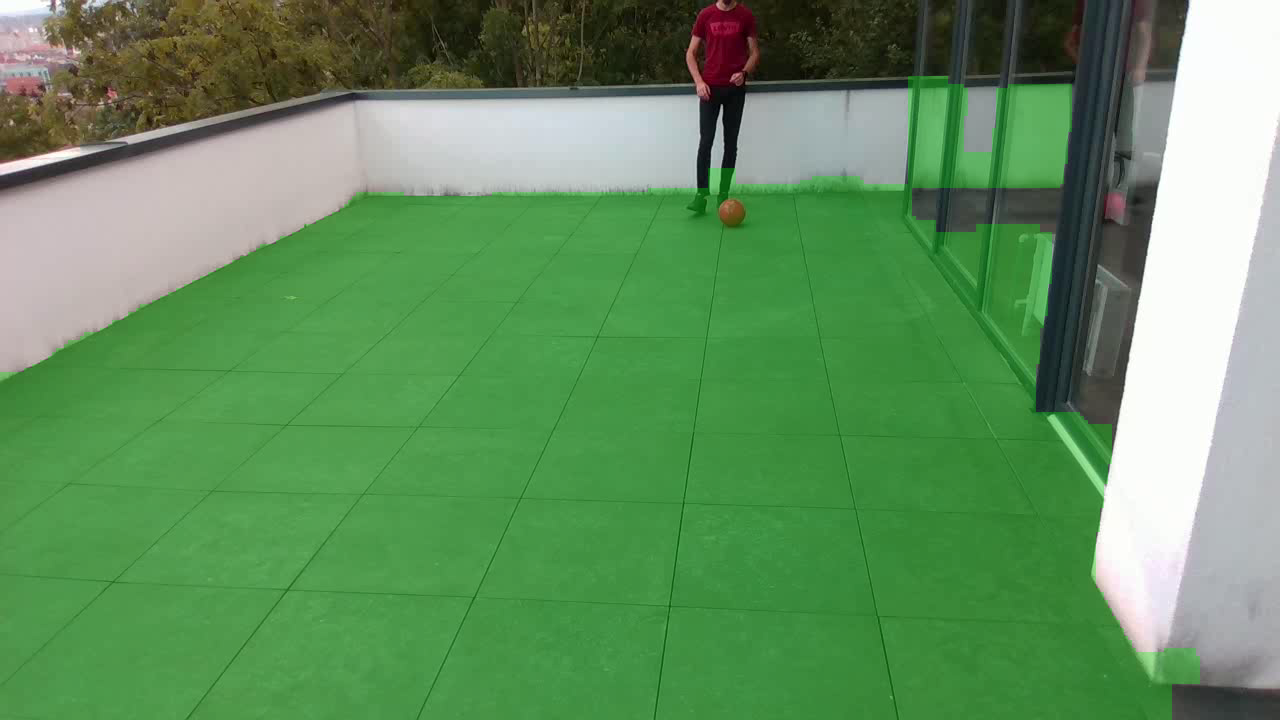
#> input picture complete_application/floor_overlay.png, 1280 x 720 px, given in place of rgb.avi, which was not available
$ python floor_map_from_rgb.py
#> lines starting #> are read from the running program, lines starting #| are printed output that depends on the picture; after the words box and inside, x2 and y2 are one past the last pixel; in counts of white or black regions, pixels touching at a corner belong together; pictures that were not available may be replaced by others from this repository, and a replacement may not be noted
import cv2
import numpy as np
from sklearn.cluster import KMeans


# ==========================
# CONFIG
# ==========================
VIDEO_PATH = "rgb.avi"          # pune aici calea spre filmarea ta
OUTPUT_FIRST_FRAME = "frame0.png"
OUTPUT_FLOOR_MASK = "floor_mask.png"
OUTPUT_FLOOR_OVERLAY = "floor_overlay.png"
OUTPUT_FLOOR_TOPVIEW = "floor_topview.png"  # hartă 2D automată din floor_mask
OUTPUT_FLOOR_TOPVIEW_RGB = "floor_topview_rgb.png"  # opțional, pentru debug color


# ==========================
# 1. Citește primul frame din video
# ==========================
def read_first_frame(video_path):
#> called with video_path = 'rgb.avi'
    cap = cv2.VideoCapture(video_path)
    if not cap.isOpened():
        raise RuntimeError(f"Nu pot deschide video: {video_path}")

    ok, frame = cap.read()
#> frame is the input picture: shape (720, 1280, 3); mean B, G, R 94.3, 144.4, 97.9
    cap.release()

    if not ok or frame is None:
        raise RuntimeError("Nu am reușit să citesc primul frame din video.")

    return frame


# ==========================
# 2. Segmentează automat podeaua folosind K-Means
#    Ideea: imaginea e împărțită în clustere de culoare;
#    alegem clusterul care:
#       - are cea mai mare parte din pixeli în jumătatea de jos
#       - este suficient de extins
#       - nu este foarte luminos (ca pereții albi / cerul)
# ==========================
def segment_floor_kmeans(bgr_img, k=4):
#> called with k = 4
    h, w = bgr_img.shape[:2]

    # micșorăm imaginea pentru K-Means (accelerează)
    scale = 0.25  # 25% din rezoluție
    small = cv2.resize(bgr_img, (int(w * scale), int(h * scale)))
    sh, sw = small.shape[:2]

    # date pentru KMeans: Nx3 (BGR)
    data = small.reshape(-1, 3).astype(np.float32)

    # rulăm K-Means
    kmeans = KMeans(n_clusters=k, n_init=5, random_state=0)
    kmeans.fit(data)
    labels = kmeans.labels_.reshape(sh, sw)

    # convertim în LAB pentru a avea luminozitatea (L)
    lab_small = cv2.cvtColor(small, cv2.COLOR_BGR2LAB)
#> lab_small: shape (180, 320, 3); mean of channels 0, 1, 2 141.7, 103.3, 150.3
    L = lab_small[:, :, 0]
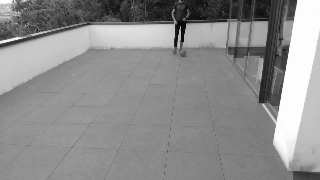
#> L: shape (180, 320); min 5, max 255, mean 141.7

    # alegem clusterul "cel mai probabil podea"
    best_score = -1.0
    best_idx = 0

    for i in range(k):
        ys, xs = np.where(labels == i)
        if ys.size == 0:
            continue

        frac_bottom = ys.mean() / sh           # 0 sus, 1 jos
        area_frac = ys.size / float(sh * sw)   # procent din imagine
        mean_L = L[ys, xs].mean() / 255.0      # 0..1, 1 = foarte luminos

        # scor euristic: preferim cluster
        #   - mai jos în imagine
        #   - mare ca arie
        #   - nu foarte luminos (penalizăm luminozitatea)
        score = frac_bottom + 0.5 * area_frac - 0.3 * mean_L

        if score > best_score:
            best_score = score
            best_idx = i
#> this loop made 4 passes
#> (mean_L, score, best_score) on pass 1: (0.543, 0.777, 0.777)
#> after the loop, best_idx = 0; best_score = 0.777

    # mască în versiunea mică
    floor_mask_small = (labels == best_idx).astype(np.uint8) * 255
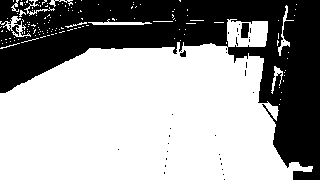
#> floor_mask_small: shape (180, 320); 62% white; 34 black regions (31 under 20 px), largest, box (x1, y1, x2, y2) and area: (0, 0, 320, 180) 21671, (241, 23, 249, 38) 108, (180, 50, 186, 57) 29

    # extrapolăm masca la rezoluția originală
    floor_mask = cv2.resize(
        floor_mask_small, (w, h), interpolation=cv2.INTER_NEAREST
    )
#> floor_mask: shape (720, 1280); 62% white; 34 black regions (16 under 20 px), largest, box (x1, y1, x2, y2) and area: (0, 0, 1280, 720) 346736, (964, 92, 996, 152) 1728, (720, 200, 744, 228) 464

    # operații morfologice pentru a curăța masca
    kernel = np.ones((25, 25), np.uint8)
    floor_mask = cv2.morphologyEx(floor_mask, cv2.MORPH_CLOSE, kernel)
#> floor_mask: shape (720, 1280); 65.3% white; 7 black regions, largest, box (x1, y1, x2, y2) and area: (0, 0, 1280, 720) 306752, (0, 0, 52, 84) 3872, (912, 188, 992, 232) 3088
    floor_mask = cv2.morphologyEx(floor_mask, cv2.MORPH_OPEN, kernel)
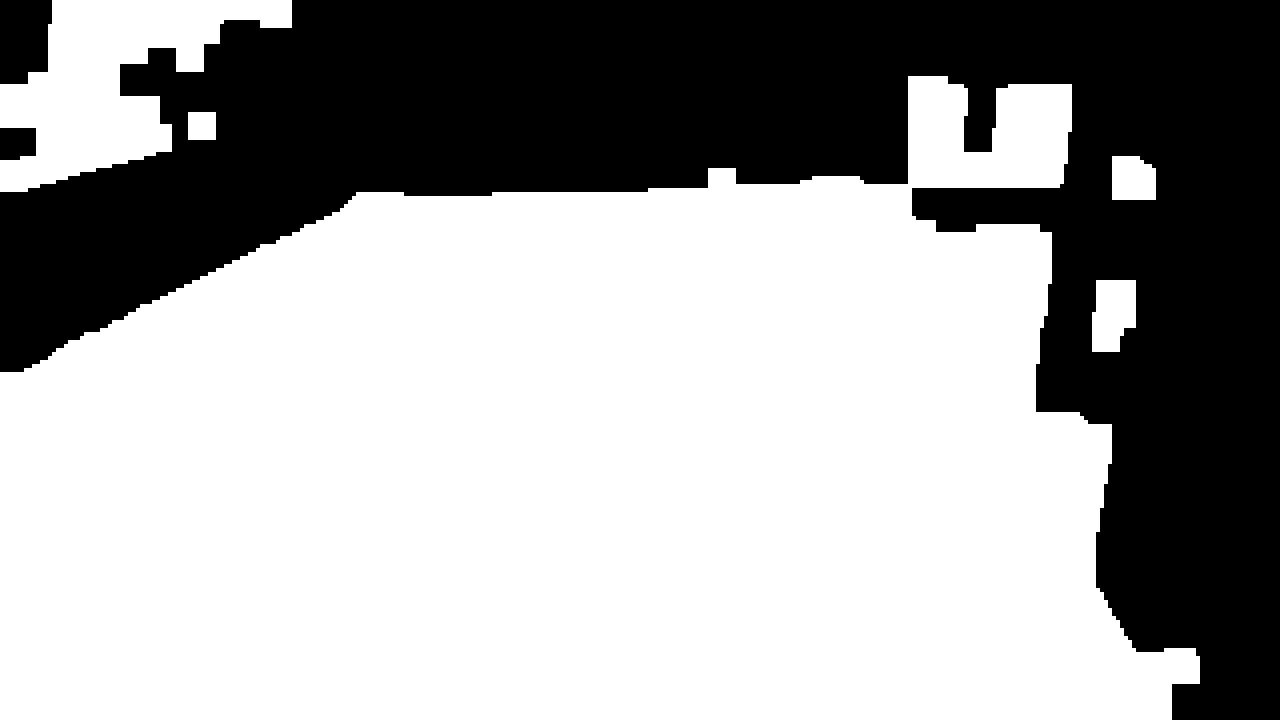
#> floor_mask: shape (720, 1280); 63.6% white; 3 black regions

    # păstrăm doar cel mai mare obiect (componenta cea mai mare)
    contours, _ = cv2.findContours(
        floor_mask, cv2.RETR_EXTERNAL, cv2.CHAIN_APPROX_SIMPLE
    )
#> contours = 5 contours; box (x1, y1, x2, y2) and area: (0, 76, 1200, 720) 551998, (0, 0, 292, 192) 26450, (1092, 280, 1136, 352) 2574, (1112, 156, 1156, 200) 1722, (188, 112, 216, 140) 729
    if not contours:
        raise RuntimeError("Nu am putut găsi niciun contur pentru podea.")

    largest = max(contours, key=cv2.contourArea)
#> largest = contour of 295 points, box (x1, y1, x2, y2) (0, 76, 1200, 720), area 551998
    mask_clean = np.zeros_like(floor_mask)
    cv2.drawContours(mask_clean, [largest], -1, 255, thickness=-1)
#> mask_clean: shape (720, 1280); 60.1% white; 1 black region, box (x1, y1, x2, y2) and area: (0, 0, 1280, 720) 367504

    return mask_clean


# ==========================
# 3. Creează overlay pentru debug (podea colorată în verde)
# ==========================
def create_overlay(frame, floor_mask):
    overlay = frame.copy()
    green = np.zeros_like(frame)
    green[:, :, 1] = 255  # canal G

    # combinăm: 30% verde + 70% imagine originală pe zonele de podea
    alpha = 0.3
    mask_3ch = cv2.merge([floor_mask, floor_mask, floor_mask]) / 255.0
#> mask_3ch: shape (720, 1280, 3) float64; values 0 (black) and 1 (white), 60.1% white; 1 black region
    overlay = (frame * (1 - alpha * mask_3ch) + green * (alpha * mask_3ch)).astype(
        np.uint8
    )
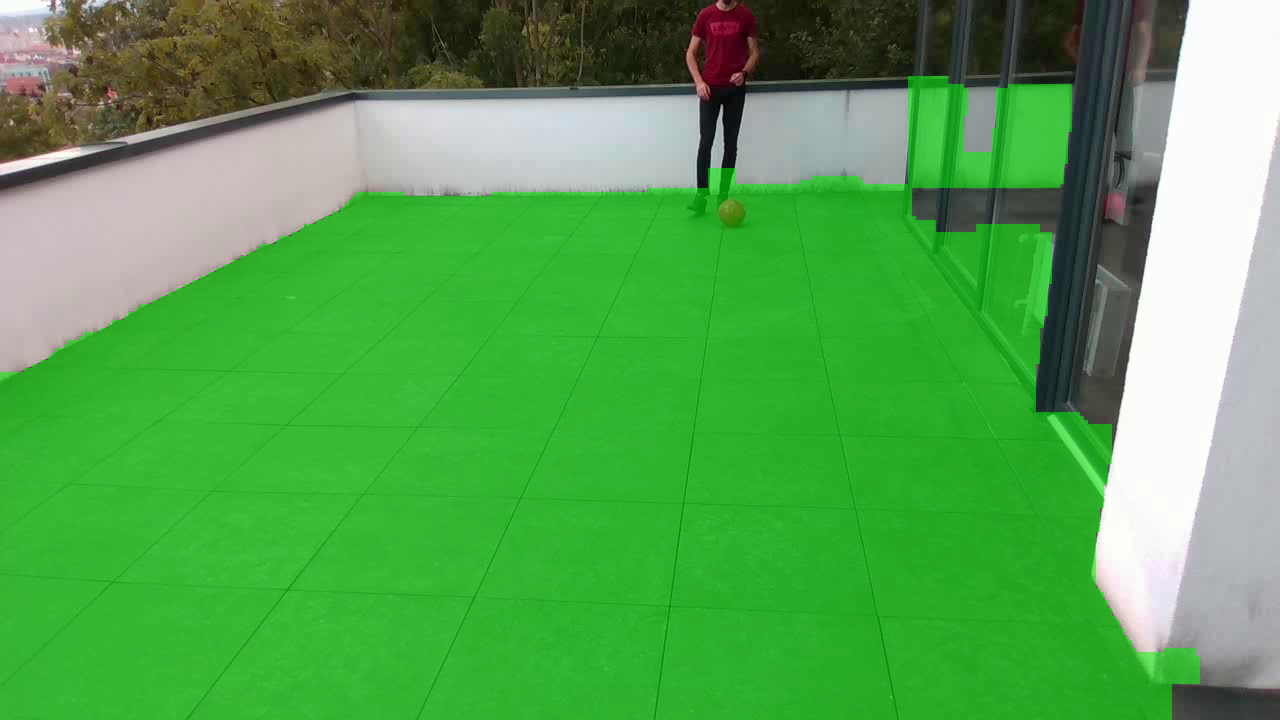
#> overlay: shape (720, 1280, 3); mean B, G, R 81.7, 163.6, 85.2
    return overlay


# ==========================
# Helper: ordonare puncte (TL, TR, BR, BL)
# ==========================
def order_points(pts):
    """
    Ordonează 4 puncte în ordinea:
    [stânga-sus, dreapta-sus, dreapta-jos, stânga-jos]
    """
    rect = np.zeros((4, 2), dtype="float32")

    # suma coordonatelor: TL are suma minimă, BR maximă
    s = pts.sum(axis=1)
    rect[0] = pts[np.argmin(s)]   # TL
    rect[2] = pts[np.argmax(s)]   # BR

    # diferența coordonatelor: TR are diferența minimă, BL maximă
    diff = np.diff(pts, axis=1)
    rect[1] = pts[np.argmin(diff)]  # TR
    rect[3] = pts[np.argmax(diff)]  # BL

    return rect


# ==========================
# 4. Proiecție top-view automată din floor_mask
#    Folosește dreptunghiul minim (minAreaRect) al podelei
# ==========================
def compute_topview(frame, floor_mask, top_w=800, top_h=600):
    """
    Generează automat o proiecție top-view (bird-eye) din floor_mask,
    fără să fie nevoie de puncte puse manual.

    Pași:
      - găsește cel mai mare contur (podeaua)
      - calculează dreptunghiul minim care îl conține (minAreaRect)
      - folosește cele 4 colțuri ca puncte sursă pentru homografie
    """
#> called with top_w = 800, top_h = 600
    h, w = floor_mask.shape[:2]

    # găsim conturul principal (ar trebui să fie podeaua)
    contours, _ = cv2.findContours(
        floor_mask, cv2.RETR_EXTERNAL, cv2.CHAIN_APPROX_SIMPLE
    )
#> contours = 1 contour; box (x1, y1, x2, y2) and area: (0, 76, 1200, 720) 551998
    if not contours:
        raise RuntimeError("Nu există contururi în floor_mask pentru top-view.")

    largest = max(contours, key=cv2.contourArea)

    # dreptunghi minim care cuprinde conturul (poate fi rotit)
    rect = cv2.minAreaRect(largest)  # ((cx, cy), (w_rect, h_rect), angle)
#> rect = ((599.5, 397.5), (643, 1199), -90)
    box = cv2.boxPoints(rect)        # 4 colțuri
#> box = [[1199, 719], [-1.97e-14, 719], [0, 76], [1199, 76]]
    box = np.array(box, dtype="float32")

    # ordonăm colțurile: [TL, TR, BR, BL]
    src = order_points(box)
#> in order_points, `s = pts.sum(axis=1)`: s = [1918, 719, 76, 1275]
#> in order_points, `diff = np.diff(pts, axis=1)`: diff = [-480, 719, 76, -1123]
#> src = [[0, 76], [1199, 76], [1199, 719], [-1.97e-14, 719]]

    # destinația: dreptunghi regulat în coordonate top-view
    dst = np.float32([
        [0, 0],
        [top_w - 1, 0],
        [top_w - 1, top_h - 1],
        [0, top_h - 1],
    ])

    # matrice de homografie imagine -> top-view
    H = cv2.getPerspectiveTransform(src, dst)
#> H = [[0.666, 2.04e-17, -1.55e-15], [1.19e-17, 0.932, -70.8], [6.93e-20, 2.55e-20, 1]]

    # proiectăm masca în bird-eye
    topview_mask = cv2.warpPerspective(
        floor_mask, H, (top_w, top_h), flags=cv2.INTER_NEAREST
    )
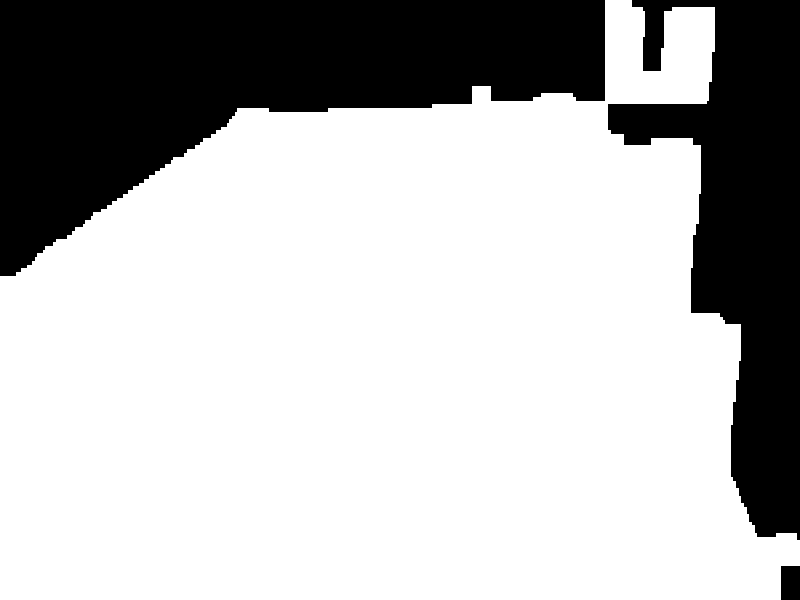
#> topview_mask: shape (600, 800); 71.7% white; 3 black regions, box (x1, y1, x2, y2) and area: (0, 0, 605, 276) 85488, (608, 0, 800, 540) 49706, (781, 566, 800, 600) 646

    # dacă vrei și un top-view color al podelei pentru debug:
    floor_rgb = cv2.bitwise_and(frame, frame, mask=floor_mask)
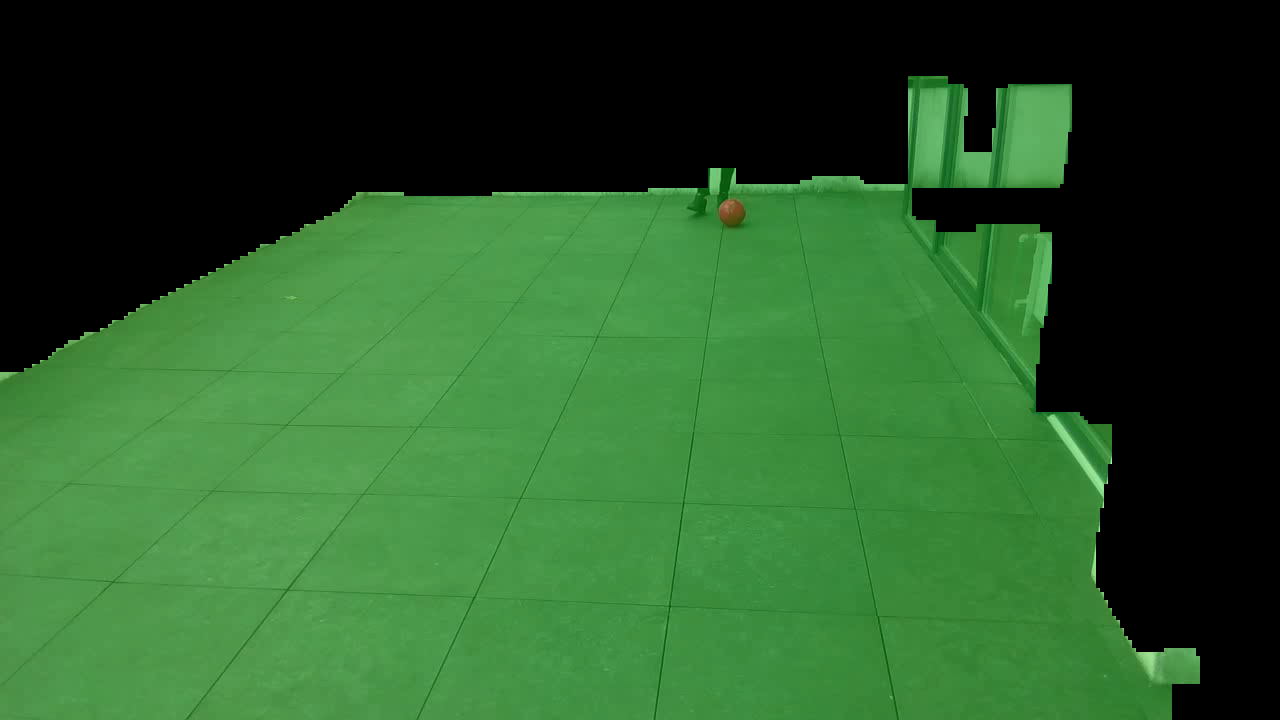
#> floor_rgb: shape (720, 1280, 3); mean B, G, R 40.9, 88.4, 41.4
    topview_rgb = cv2.warpPerspective(
        floor_rgb, H, (top_w, top_h), flags=cv2.INTER_LINEAR
    )
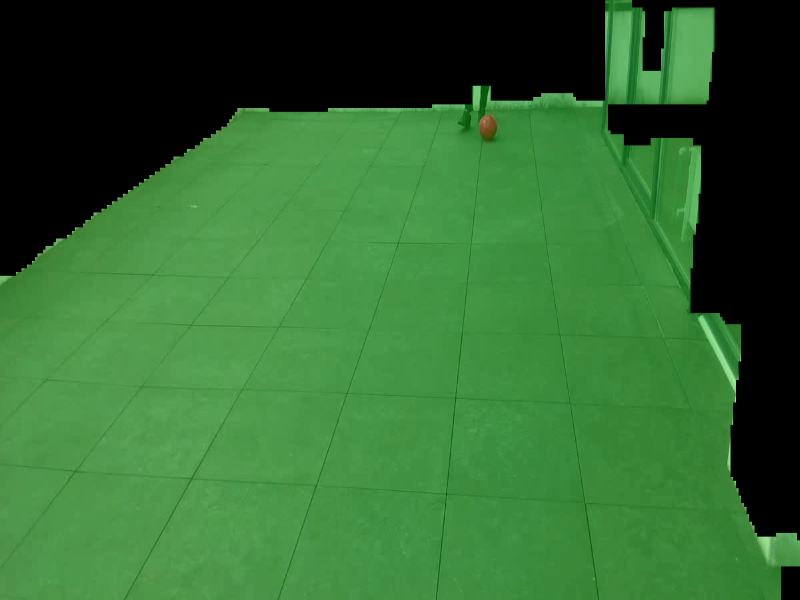
#> topview_rgb: shape (600, 800, 3); mean B, G, R 48.8, 105.4, 49.3

    return topview_mask, topview_rgb, H, src, dst


# ==========================
# MAIN
# ==========================
def main():
    # 1) primul frame
    frame = read_first_frame(VIDEO_PATH)
    cv2.imwrite(OUTPUT_FIRST_FRAME, frame)
    print(f"[OK] Primul frame salvat ca {OUTPUT_FIRST_FRAME}")

    # 2) segmentarea automată a podelei
    floor_mask = segment_floor_kmeans(frame)
    cv2.imwrite(OUTPUT_FLOOR_MASK, floor_mask)
    print(f"[OK] Mască podea salvată ca {OUTPUT_FLOOR_MASK}")

    # 3) overlay pentru verificare vizuală
    overlay = create_overlay(frame, floor_mask)
    cv2.imwrite(OUTPUT_FLOOR_OVERLAY, overlay)
    print(f"[OK] Overlay salvat ca {OUTPUT_FLOOR_OVERLAY}")

    # 4) hartă 2D top-view generată automat din mască folosind homografie
    try:
        topview_mask, topview_rgb, H, src, dst = compute_topview(frame, floor_mask)
#> dst = [[0, 0], [799, 0], [799, 599], [0, 599]]
        cv2.imwrite(OUTPUT_FLOOR_TOPVIEW, topview_mask)
        print(f"[OK] Hartă 2D top-view salvată ca {OUTPUT_FLOOR_TOPVIEW}")

        # opțional: salvează și varianta RGB pentru debug
        cv2.imwrite(OUTPUT_FLOOR_TOPVIEW_RGB, topview_rgb)
        print(f"[OK] Top-view RGB salvat ca {OUTPUT_FLOOR_TOPVIEW_RGB}")

        # opțional: afișează punctele sursă/dest pentru debug
        # print("Puncte sursă (imagine):", src)
        # print("Puncte destinație (top-view):", dst)

    except Exception as e:
        print(
            "[WARN] Nu am putut genera top-view automat din mască."
        )
        print("Detalii:", e)


if __name__ == "__main__":
    main()

$ run again, on complete_application/floor_topview_rgb.png
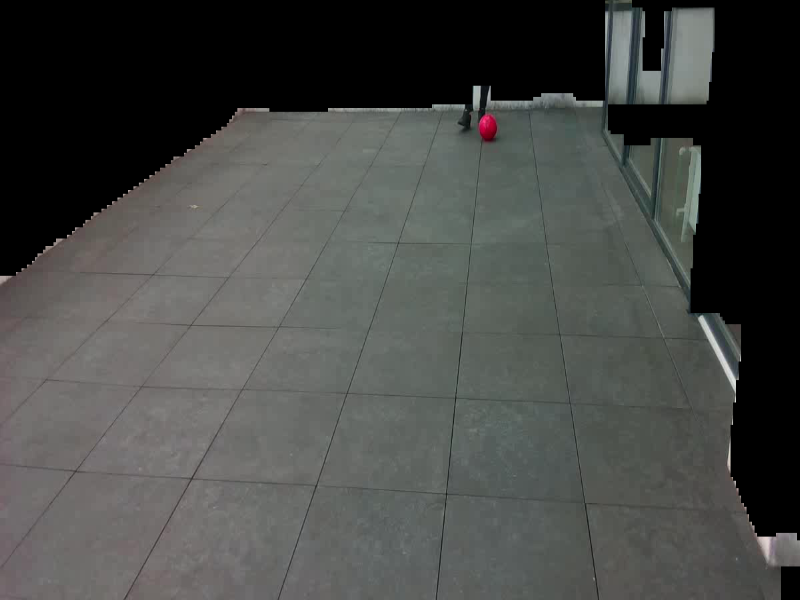
#> input picture complete_application/floor_topview_rgb.png, 800 x 600 px, given in place of rgb.avi, which was not available
#> in read_first_frame, frame is the input picture: shape (600, 800, 3); mean B, G, R 70.2, 72.7, 70.9
#> lab_small: shape (150, 200, 3); mean of channels 0, 1, 2 78, 126.8, 129.2
#> the loop in segment_floor_kmeans, `for i in range(k):` made 4 passes
#> (mean_L, score, best_score) on pass 1: (0.352, 0.622, 0.622)
#> after the loop in segment_floor_kmeans, `for i in range(k):`: best_idx = 0; best_score = 0.622
#> in segment_floor_kmeans, `floor_mask_small = (labels == best_idx).astype(np.uint8) * 255`:
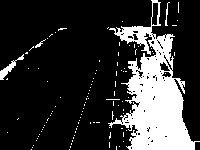
#> floor_mask_small: shape (150, 200); 20.4% white; 107 white regions (103 under 20 px), largest, box (x1, y1, x2, y2) and area: (108, 0, 200, 150) 5661, (0, 54, 24, 80) 148, (165, 2, 170, 26) 38, (35, 39, 46, 48) 26
#> in segment_floor_kmeans, `contours, _ = cv2.findContours( floor_mask, cv2.RETR_EXTERNAL, cv2.CHA..`: contours = 3 contours; box (x1, y1, x2, y2) and area: (436, 104, 780, 600) 106420, (604, 0, 672, 104) 6454, (0, 276, 32, 320) 1333
#> in segment_floor_kmeans, `largest = max(contours, key=cv2.contourArea)`: largest = contour of 142 points, box (x1, y1, x2, y2) (436, 104, 780, 600), area 106420
#> mask_clean: shape (600, 800); 22.4% white; 1 white region, box (x1, y1, x2, y2) and area: (436, 104, 780, 600) 107408
#> mask_3ch: shape (600, 800, 3) float64; values 0 (black) and 1 (white), 22.4% white; 1 white region
#> in compute_topview, `contours, _ = cv2.findContours( floor_mask, cv2.RETR_EXTERNAL, cv2.CHA..`: contours = 1 contour; box (x1, y1, x2, y2) and area: (436, 104, 780, 600) 106420
#> rect = ((607.5, 351.5), (495, 343), -90)
#> box = [[779, 599], [436, 599], [436, 104], [779, 104]]
#> s = [1378, 1035, 540, 883]
#> diff = [-180, 163, -332, -675]
#> in compute_topview, `src = order_points(box)`: src = [[436, 104], [779, 104], [779, 599], [436, 599]]
#> in compute_topview, `H = cv2.getPerspectiveTransform(src, dst)`: H = [[2.33, 6.54e-17, -1015.6], [3.65e-17, 1.21, -125.9], [1.38e-19, -5.75e-19, 1]]
#> topview_mask: shape (600, 800); 63% white; 2 black regions, box (x1, y1, x2, y2) and area: (316, 0, 800, 557) 89322, (0, 0, 242, 581) 88232
#> in compute_topview, `topview_rgb = cv2.warpPerspective( floor_rgb, H, (top_w, top_h), flags..`:
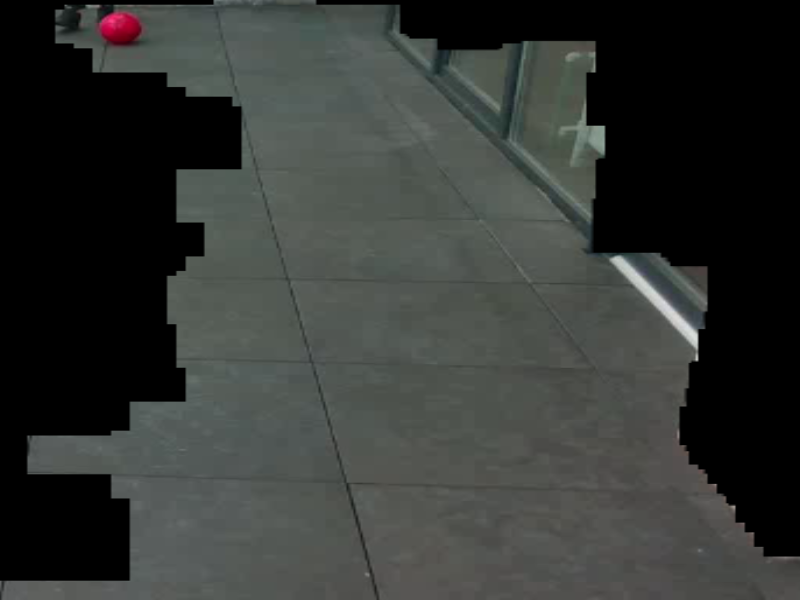
#> topview_rgb: shape (600, 800, 3); mean B, G, R 51.9, 54.6, 51.7
#> in main, `topview_mask, topview_rgb, H, src, dst = compute_topview(frame, floor_..`: src = [[436, 104], [779, 104], [779, 599], [436, 599]]; dst = [[0, 0], [799, 0], [799, 599], [0, 599]]
